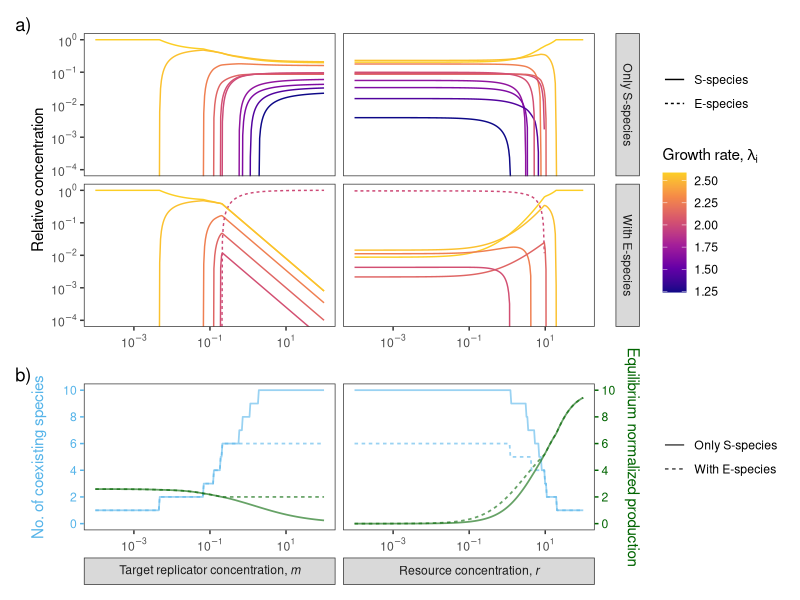

Generate this figure with R:
library(tidyverse)
library(patchwork)



dat <- read_tsv("../data/alldata_tidy.tsv", col_types = "cldicdddi") |>
  filter(conc > 0) |>
  mutate(
    species = as_factor(species),
    type = fct_relevel(type, "S-species", "E-species"),
    param = as_factor(ifelse(param == "m",
                             "'Target replicator concentration,'~italic('m')",
                             "'Resource concentration,'~italic('r')")),
    expType = ifelse(expType, "With E-species", "Only S-species")
  )


p1 <- dat |>
  ggplot(aes(x = paramValue, y = conc, color = growthRate,
             group = species, linetype = type)) +
  geom_line() +
  scale_x_log10(labels = scales::label_log()) +
  scale_y_log10(labels = scales::label_log()) +
  scale_color_viridis_c(option = "C", end = 0.9) +
  labs(x = NULL, y = "Relative concentration",
       linetype = NULL, color = expression(paste("Growth rate, ", lambda[i]))) +
  facet_grid(expType ~ param, labeller = labeller(.cols = label_parsed)) +
  coord_cartesian(ylim = c(1e-4, NA)) +
  theme_bw() +
  theme(panel.grid = element_blank(),
        strip.placement = "outside",
        strip.text.x = element_blank())


p2 <- dat |>
  pivot_longer(excessProd | numTypes) |>
  mutate(name = fct_relevel(name, "numTypes", "excessProd")) |>
  ggplot(aes(x = paramValue, y = value, color = name, linetype = expType)) +
  geom_line(linewidth = 0.6, alpha = 0.6) +
  facet_wrap(~ param, labeller = label_parsed, strip.position = "bottom") +
  scale_x_log10(labels = scales::label_log()) +
  scale_y_continuous(
    name = "No. of coexisting species",
    breaks = (0:5) * 2,
    limits = c(0, 10),
    sec.axis = dup_axis(name = "Equilibrium normalized production")
  ) +
  scale_color_manual(
    values = c("numTypes" = "#56B4E9", "excessProd" = "darkgreen"),
    guide = "none"
  ) +
  labs(x = NULL, color = NULL, linetype = NULL) +
  theme_bw() +
  theme(panel.grid = element_blank(),
        strip.placement = "outside",
        axis.title.y.left = element_text(color = "#56B4E9"),
        axis.text.y.left = element_text(color = "#56B4E9"),
        axis.ticks.y.left = element_line(color = "#56B4E9"),
        axis.title.y.right = element_text(color = "darkgreen"),
        axis.text.y.right = element_text(color = "darkgreen"),
        axis.ticks.y.right = element_line(color = "darkgreen"))



p <- (p1 / p2 +
        plot_layout(heights = c(2, 1), tag_level = "new") +
        plot_annotation(tag_levels = list(c("a)", "b)"), "1")))

show(p)
#ggsave("../figures/new_fig2.pdf", device = cairo_pdf, width = 8, height = 7)
